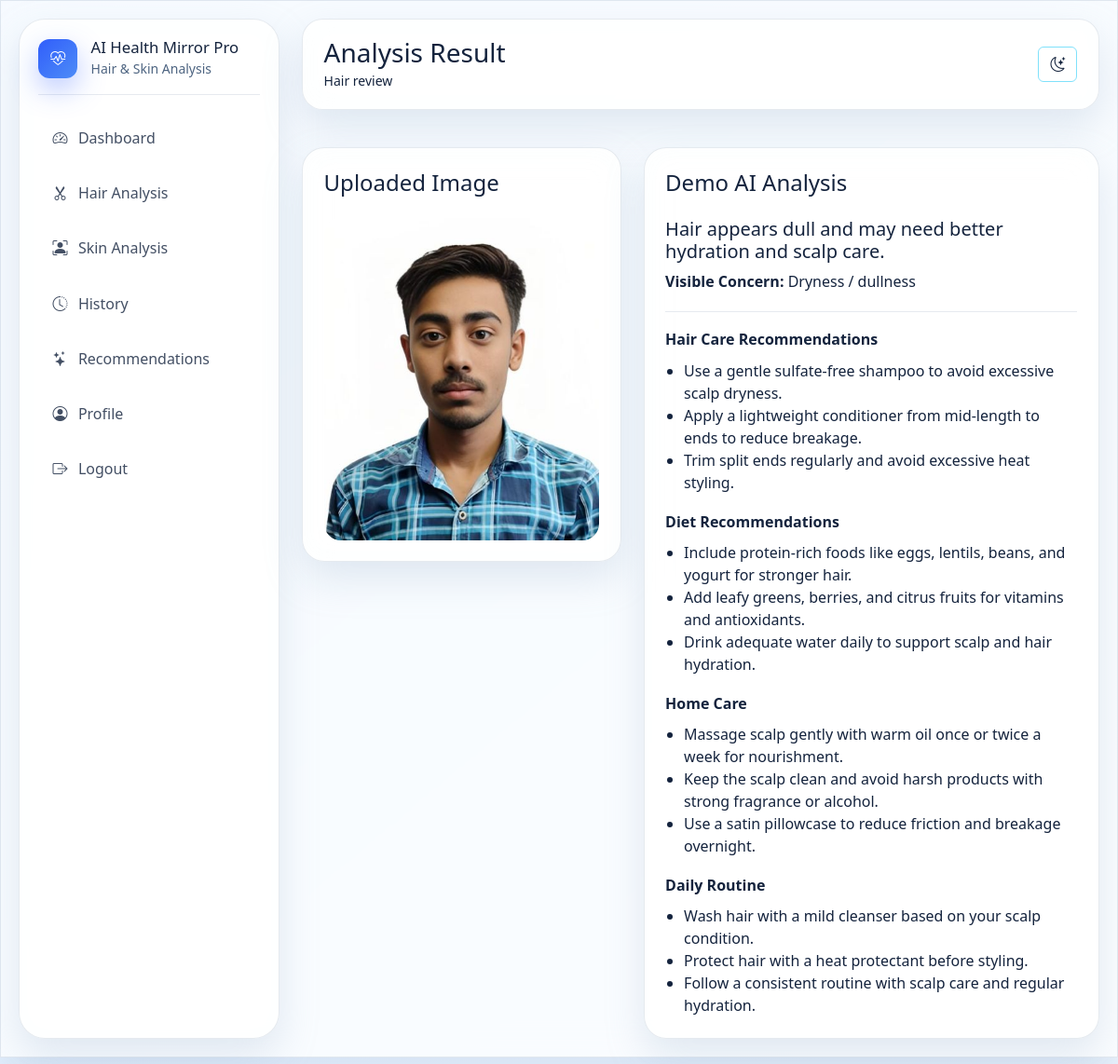
Page /result/1 (signed in) on the committed database.
### tables this page shows
CREATE TABLE analysis_history (
                id INTEGER PRIMARY KEY AUTOINCREMENT,
                user_id INTEGER NOT NULL,
                analysis_type TEXT NOT NULL,
                image_path TEXT NOT NULL,
                result TEXT NOT NULL,
                recommendations TEXT NOT NULL,
                created_at TIMESTAMP DEFAULT CURRENT_TIMESTAMP,
                FOREIGN KEY (user_id) REFERENCES users (id)
            );

### app.py (the view)
@app.route("/result/<int:analysis_id>")
@login_required
def result(analysis_id):
    with get_db_connection() as conn:
        analysis = conn.execute(
            "SELECT * FROM analysis_history WHERE id = ? AND user_id = ?",
            (analysis_id, session["user_id"]),
        ).fetchone()
    if analysis is None:
        flash("The requested analysis was not found.", "danger")
        return redirect(url_for("dashboard"))
    analysis_data = dict(analysis)
    analysis_data["recommendations"] = json.loads(analysis["recommendations"]) if analysis["recommendations"] else {}
    analysis_data["image_url"] = "/" + analysis_data["image_path"].replace("\\", "/")
    return render_template("result.html", analysis=analysis_data)

### app.py (called while the page is built)
def get_db_connection():
    conn = sqlite3.connect(DB_PATH)
    conn.row_factory = sqlite3.Row
    return conn

def login_required(view_func):
    @wraps(view_func)
    def wrapper(*args, **kwargs):
        if "user_id" not in session:
            flash("Please log in to continue.", "warning")
            return redirect(url_for("login"))
        return view_func(*args, **kwargs)
    return wrapper

@app.context_processor
def inject_user():
    return {
        "logged_in_user": session.get("user_name"),
        "current_year": datetime.now().year,
    }

### templates/result.html (shortened to what this page needs)
<!DOCTYPE html>
<html lang="en">
<head>
    <link href="https://cdn.jsdelivr.net/npm/bootstrap@5.3.3/dist/css/bootstrap.min.css" rel="stylesheet">
    <link rel="stylesheet" href="https://cdn.jsdelivr.net/npm/bootstrap-icons@1.11.3/font/bootstrap-icons.min.css">
    <link rel="stylesheet" href="{{ url_for('static', filename='css/style.css') }}">
</head>
<body class="theme-light app-body">
    <div class="app-shell">
        <aside class="sidebar glass-card">
            <div class="brand-block">
                <div class="brand-icon"><i class="bi bi-heart-pulse"></i></div>
                <div>
                    <h5>AI Health Mirror Pro</h5>
                    <small>Hair & Skin Analysis</small>
                </div>
            </div>
            <nav class="nav flex-column sidebar-nav">
                <a class="nav-link" href="{{ url_for('dashboard') }}"><i class="bi bi-speedometer2"></i> Dashboard</a>
                <a class="nav-link" href="{{ url_for('hair_analysis') }}"><i class="bi bi-scissors"></i> Hair Analysis</a>
                <a class="nav-link" href="{{ url_for('skin_analysis') }}"><i class="bi bi-person-bounding-box"></i> Skin Analysis</a>
                <a class="nav-link" href="{{ url_for('history') }}"><i class="bi bi-clock-history"></i> History</a>
                <a class="nav-link" href="{{ url_for('recommendations') }}"><i class="bi bi-stars"></i> Recommendations</a>
                <a class="nav-link" href="{{ url_for('profile') }}"><i class="bi bi-person-circle"></i> Profile</a>
                <a class="nav-link" href="{{ url_for('logout') }}"><i class="bi bi-box-arrow-right"></i> Logout</a>
            </nav>
        </aside>
        <main class="main-content">
            <nav class="topbar glass-card d-flex justify-content-between align-items-center">
                <div>
                    <h3>Analysis Result</h3>
                    <small>{{ analysis.analysis_type|title }} review</small>
                </div>
                <button class="btn btn-outline-primary theme-toggle" type="button"><i class="bi bi-moon-stars"></i></button>
            </nav>
            <section class="result-layout row g-4 mt-2">
                <div class="col-lg-5">
                    <div class="glass-card panel-block">
                        <div class="panel-head">
                            <h4>Uploaded Image</h4>
                        </div>
                        <img src="{{ analysis.image_url }}" alt="Analysis image" class="result-image">
                    </div>
                </div>
                <div class="col-lg-7">
                    <div class="glass-card panel-block">
                        <div class="panel-head">
                            <h4>{{ analysis.recommendations.demo_label or 'Demo AI Analysis' }}</h4>
                        </div>
                        <div class="result-content">
                            <h5>{{ analysis.result }}</h5>
                            <p><strong>Visible Concern:</strong> {{ analysis.recommendations.concern or 'General wellness overview' }}</p>
                            <div class="divider"></div>
                            {% if analysis.analysis_type == 'hair' %}
                                <div class="recommendation-section">
                                    <h6>Hair Care Recommendations</h6>
                                    <ul>
                                        {% for item in analysis.recommendations.hair_care %}
                                            <li>{{ item }}</li>
                                        {% endfor %}
                                    </ul>
                                </div>
                            {% endif %}
                            <div class="recommendation-section">
                                <h6>Diet Recommendations</h6>
                                <ul>
                                    {% for item in analysis.recommendations.diet %}
                                        <li>{{ item }}</li>
                                    {% endfor %}
                                </ul>
                            </div>
                            <div class="recommendation-section">
                                <h6>Home Care</h6>
                                <ul>
                                    {% for item in analysis.recommendations.home_care %}
                                        <li>{{ item }}</li>
                                    {% endfor %}
                                </ul>
                            </div>
                            <div class="recommendation-section">
                                <h6>Daily Routine</h6>
                                <ul>
                                    {% for item in analysis.recommendations.daily_routine %}
                                        <li>{{ item }}</li>
                                    {% endfor %}
                                </ul>
                            </div>
                        </div>
                    </div>
                </div>
            </section>
        </main>
    </div>
</body>
</html>

### static/css/style.css (style rules this page uses)
:root { --bg-dark: #07111f; --bg-darker: #020b16; --glass: rgba(13, 25, 41, 0.52); --glass-strong: rgba(10, 20, 33, 0.8); --card: rgba(255, 255, 255, 0.08); --border: rgba(255, 255, 255, 0.12); --text: #ebf3ff; --muted: #a9bfd8; --primary: #61dafb; --primary-2: #7c8cff; --accent: #81f7c5; --warning: #ffd774; --danger: #ff7b8f; --shadow: 0 18px 40px rgba(6, 18, 31, 0.35); --input-bg: rgba(255,255,255,0.04); --section-alt: rgba(143, 176, 255, 0.04); }
body.theme-light { --bg-dark: #eef6ff; --bg-darker: #dfeeff; --glass: rgba(255, 255, 255, 0.72); --glass-strong: rgba(255, 255, 255, 0.92); --card: rgba(255, 255, 255, 0.7); --border: rgba(50, 80, 120, 0.12); --text: #14233d; --muted: #4d6481; --primary: #315efb; --primary-2: #4d8cf7; --accent: #17b978; --warning: #d99b00; --danger: #d64c69; --shadow: 0 18px 40px rgba(149, 170, 201, 0.25); --input-bg: rgba(19, 33, 61, 0.04); --section-alt: rgba(117, 153, 255, 0.06); }
* { box-sizing: border-box; }
body { margin: 0; font-family: 'Segoe UI', Tahoma, Geneva, Verdana, sans-serif; background: linear-gradient(140deg, var(--bg-darker), var(--bg-dark)); color: var(--text); min-height: 100vh; transition: all 0.3s ease; overflow-x: hidden; }
img { max-width: 100%; }
a { text-decoration: none; }
.navbar-glass, .glass-card, .app-shell, .site-footer, .auth-card, .panel-block, .metric-card, .action-card, .feature-card, .tech-card, .benefit-card, .info-card, .step-card, .disclaimer-box { backdrop-filter: blur(16px); -webkit-backdrop-filter: blur(16px); background: var(--glass); border: 1px solid var(--border); box-shadow: var(--shadow); }
.brand-icon { width: 42px; height: 42px; border-radius: 12px; display: inline-flex; align-items: center; justify-content: center; background: linear-gradient(135deg, var(--primary), var(--primary-2)); color: white; box-shadow: 0 12px 30px rgba(60, 103, 255, 0.35); }
.nav-link { color: var(--text)!important; opacity: 0.8; }
.btn-outline-primary { border-color: rgba(97, 218, 251, 0.8); color: var(--text); }
.app-body { min-height: 100vh; padding-bottom: 2rem; }
.app-shell { max-width: 1500px; margin: 0 auto; padding: 1.2rem; display: flex; gap: 1.5rem; min-height: 100vh; }
.sidebar { width: 280px; border-radius: 28px; padding: 1.25rem; flex-shrink: 0; }
.brand-block { display: flex; align-items: center; gap: 0.9rem; padding-bottom: 1rem; border-bottom: 1px solid var(--border); margin-bottom: 1.25rem; }
.brand-block h5 { margin: 0; font-size: 1.05rem; }
.brand-block small { color: var(--muted); }
.sidebar-nav { gap: 0.5rem; }
.sidebar-nav .nav-link { display: flex; align-items: center; gap: 0.72rem; padding: 0.85rem 0.95rem; border-radius: 14px; color: var(--text)!important; transition: all 0.2s ease; }
.main-content { flex: 1; min-width: 0; }
.topbar { padding: 1.2rem 1.4rem; border-radius: 22px; display: flex; align-items: center; justify-content: space-between; margin-bottom: 1rem; }
.topbar h3 { margin: 0; }
.panel-block { border-radius: 24px; padding: 1.4rem; }
.panel-head { display: flex; justify-content: space-between; align-items: center; margin-bottom: 1rem; }
#cameraStream, #cameraStreamSkin, .result-image { width: 100%; border-radius: 18px; display: block; object-fit: cover; }
.result-layout .result-image { max-height: 580px; }
.divider { height: 1px; background: var(--border); margin: 1.2rem 0; }
.recommendation-section { margin-top: 1.3rem; }
.recommendation-section h6 { font-weight: 700; margin-bottom: 0.7rem; }
.recommendation-section ul { margin: 0; padding-left: 1.25rem; color: var(--text); }

### rows in the picture
analysis_history: analysis_type "Hair", result "Hair appears dull and may need better hydration and scalp care."

### other values in the picture
{{ analysis.recommendations.demo_label or 'Demo AI Analysis' }} "Demo AI Analysis"
{{ analysis.recommendations.concern or 'General wellness overview' }} "Dryness / dullness"
{{ item }} "Use a gentle sulfate-free shampoo to avoid excessive scalp dryness." "Apply a lightweight conditioner from mid-length to ends to reduce breakage." "Trim split ends regularly and avoid excessive heat styling."
{{ item }} "Include protein-rich foods like eggs, lentils, beans, and yogurt for stronger hair." "Add leafy greens, berries, and citrus fruits for vitamins and antioxidants." "Drink adequate water daily to support scalp and hair hydration."
{{ item }} "Massage scalp gently with warm oil once or twice a week for nourishment." "Keep the scalp clean and avoid harsh products with strong fragrance or alcohol." "Use a satin pillowcase to reduce friction and breakage overnight."
{{ item }} "Wash hair with a mild cleanser based on your scalp condition." "Protect hair with a heat protectant before styling." "Follow a consistent routine with scalp care and regular hydration."
